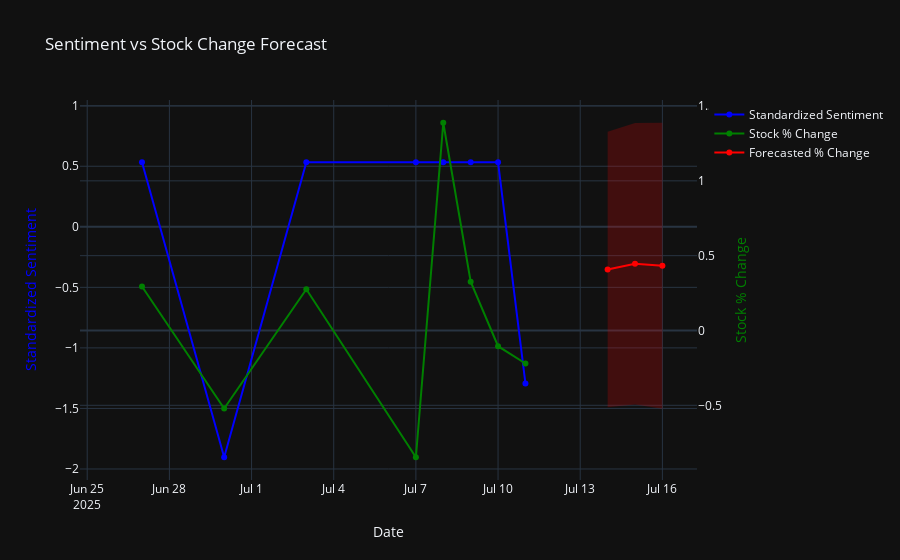

Notebook code cell kept with this figure:
### Markdown cell above
### Plot: Sentiment vs Stock % Change Forecast

This chart shows how **news sentiment** about a company relates to its **stock price changes** over time, and how we can use this relationship to make simple predictions.

- The **blue line** shows the standardized 7-day average of positive sentiment extracted from financial news headlines. A higher value means news sentiment was more positive.
- The **green line** shows the actual daily percentage change in the company’s stock price.
- The **red line** shows our simple **forecast** of future stock movement based on past sentiment trends. The shaded red area represents uncertainty around the forecast (a 95% confidence interval).

We want to see whether the **emotions in the news** (blue) can help us **predict price changes** (green and red). If they move together, it suggests that public mood might influence investor behavior.

> This kind of plot helps us visualize correlations and test basic forecasting using real-world data like stock prices and media sentiment.

### Code cell
forecast_mean, forecast_ci, forecast_index = fit_and_forecast(combined_df)
create_plot(combined_df, forecast_mean, forecast_ci, forecast_index)

### Figure 1 — Plotly figure (JSON) as saved in the notebook; plotly's stock layout.template omitted (floating-point values rounded to 4 significant figures)
{"data": [{"line": {"color": "blue"}, "name": "Standardized Sentiment", "type": "scatter", "x": ["2025-06-26T00:00:00.000000000", "2025-06-27T00:00:00.000000000", "2025-06-30T00:00:00.000000000", "2025-07-03T00:00:00.000000000", "2025-07-07T00:00:00.000000000", "2025-07-08T00:00:00.000000000", "2025-07-09T00:00:00.000000000", "2025-07-10T00:00:00.000000000", "2025-07-11T00:00:00.000000000"], "y": [NaN, 0.5329, -1.903, 0.5329, 0.5329, 0.5329, 0.5329, 0.5329, -1.294]}, {"line": {"color": "green"}, "name": "Stock % Change", "type": "scatter", "x": ["2025-06-26T00:00:00.000000000", "2025-06-27T00:00:00.000000000", "2025-06-30T00:00:00.000000000", "2025-07-03T00:00:00.000000000", "2025-07-07T00:00:00.000000000", "2025-07-08T00:00:00.000000000", "2025-07-09T00:00:00.000000000", "2025-07-10T00:00:00.000000000", "2025-07-11T00:00:00.000000000"], "y": [NaN, 0.294, -0.5211, 0.2761, -0.8471, 1.388, 0.3265, -0.105, -0.2207], "yaxis": "y2"}, {"line": {"color": "red"}, "name": "Forecasted % Change", "type": "scatter", "x": ["2025-07-14T00:00:00", "2025-07-15T00:00:00", "2025-07-16T00:00:00"], "y": [-0.3518, -0.3052, -0.3217]}, {"fill": "toself", "fillcolor": "rgba(255,0,0,0.2)", "hoverinfo": "skip", "line": {"color": "rgba(255,255,255,0)"}, "showlegend": false, "type": "scatter", "x": ["2025-07-14T00:00:00", "2025-07-15T00:00:00", "2025-07-16T00:00:00", "2025-07-16T00:00:00", "2025-07-15T00:00:00", "2025-07-14T00:00:00"], "y": [-1.489, -1.467, -1.503, 0.8593, 0.8564, 0.7859]}], "layout": {"title": {"text": "Sentiment vs Stock Change Forecast"}, "xaxis": {"title": {"text": "Date"}}, "yaxis": {"title": {"font": {"color": "blue"}, "text": "Standardized Sentiment"}}, "yaxis2": {"overlaying": "y", "side": "right", "title": {"font": {"color": "green"}, "text": "Stock % Change"}}}}
